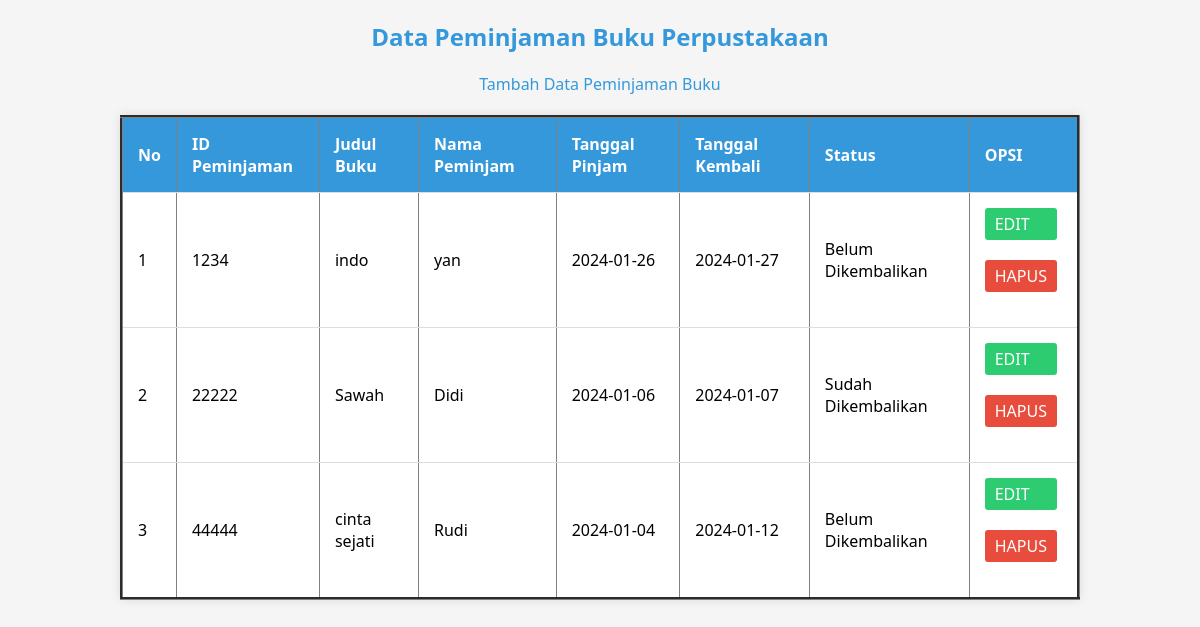
Page /homepage/index.php on the committed database.
### tables this page shows
CREATE TABLE `peminjaman` (
  `id_peminjaman` char(8) NOT NULL,
  `judul_buku` varchar(20) NOT NULL,
  `nama_peminjam` varchar(20) NOT NULL,
  `tgl_pinjam` date NOT NULL,
  `tgl_kembali` date NOT NULL,
  `status` varchar(20) NOT NULL
);

### homepage/index.php (the view, shortened to what this page needs)
<!DOCTYPE html>
<html lang="en">
<head>
</head>
<body>
    <h2>Data Peminjaman Buku Perpustakaan</h2>
    <a href="tambah.php">Tambah Data Peminjaman Buku</a>
    <table border="3">
        <tr>
            <th>No</th>
            <th>ID Peminjaman</th>
            <th>Judul Buku</th>
            <th>Nama Peminjam</th>
            <th>Tanggal Pinjam</th>
            <th>Tanggal Kembali</th>
            <th>Status</th>
            <th>OPSI</th>
        </tr>
        <?php
        include 'koneksi.php';
        $no = 1;
        $data = mysqli_query($koneksi,"select * from peminjaman");
        while($d = mysqli_fetch_array($data)){
            ?>
            <tr>
                <td><?php echo $no++; ?></td>
                <td><?php echo $d['id_peminjaman']; ?></td>
                <td><?php echo $d['judul_buku']; ?></td>
                <td><?php echo $d['nama_peminjam']; ?></td>
                <td><?php echo $d['tgl_pinjam']; ?></td>
                <td><?php echo $d['tgl_kembali']; ?></td>
                <td><?php echo $d['status']; ?></td>
                <td>
                    <a class="edit" href="edit.php?id_peminjaman=<?php echo $d['id_peminjaman']; ?>">EDIT</a>
                    <a class="delete" href="hapus.php?id_peminjaman=<?php echo $d['id_peminjaman']; ?>">HAPUS</a>
                </td>
            </tr>
            <?php
        }
        ?>
    </table>
</body>
</html>

### homepage/index.php (style rules this page uses)
body { font-family: 'Segoe UI', Tahoma, Geneva, Verdana, sans-serif; background-color: #f5f5f5; margin: 0; padding: 0; text-align: center; }
h2 { color: #3498db; margin-top: 20px; }
a { display: block; text-decoration: none; color: #3498db; margin-bottom: 20px; }
table { width: 80%; margin: 20px auto; border-collapse: collapse; box-shadow: 0 0 10px rgba(0, 0, 0, 0.1); background-color: #fff; }
th, td { padding: 15px; text-align: left; border-bottom: 1px solid #ddd; }
th { background-color: #3498db; color: #fff; }
td a { margin-right: 5px; padding: 5px 10px; text-decoration: none; color: #fff; border-radius: 3px; }
td a.edit { background-color: #2ecc71; }
td a.delete { background-color: #e74c3c; }

### rows in the picture
peminjaman: id_peminjaman "1234", judul_buku "indo", nama_peminjam "yan", tgl_pinjam "2024-01-26", tgl_kembali "2024-01-27", status "Belum Dikembalikan"
peminjaman: id_peminjaman "22222", judul_buku "Sawah", nama_peminjam "Didi", tgl_pinjam "2024-01-06", tgl_kembali "2024-01-07", status "Sudah Dikembalikan"
peminjaman: id_peminjaman "44444", judul_buku "cinta sejati", nama_peminjam "Rudi", tgl_pinjam "2024-01-04", tgl_kembali "2024-01-12", status "Belum Dikembalikan"
